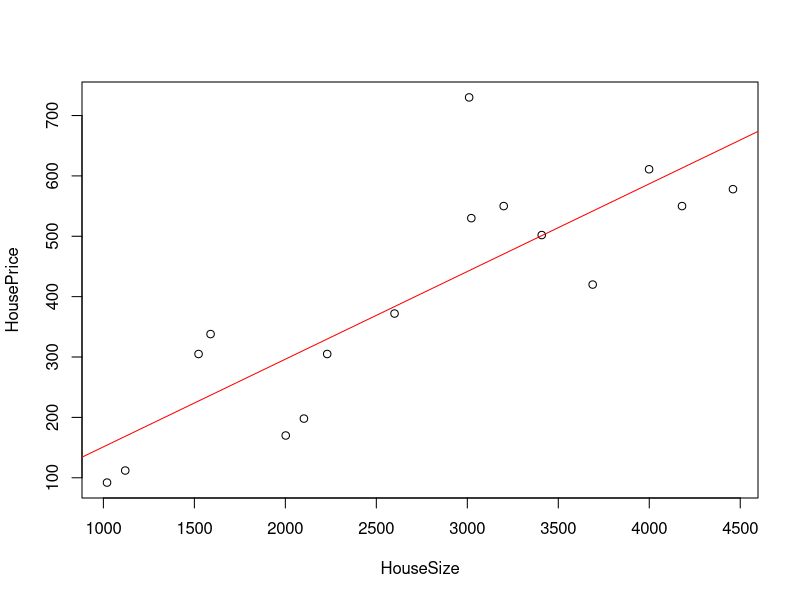

Source code (R):
data <- read.csv("data/house_prices.csv",TRUE,";")

#data

attach(data)

plot(HouseSize,HousePrice)

linearModel <- lm(HousePrice ~ HouseSize,data)
abline(linearModel, col="red")
summary(linearModel)

#predict
# predict(linearModel, data.frame(HouseSize=1500))